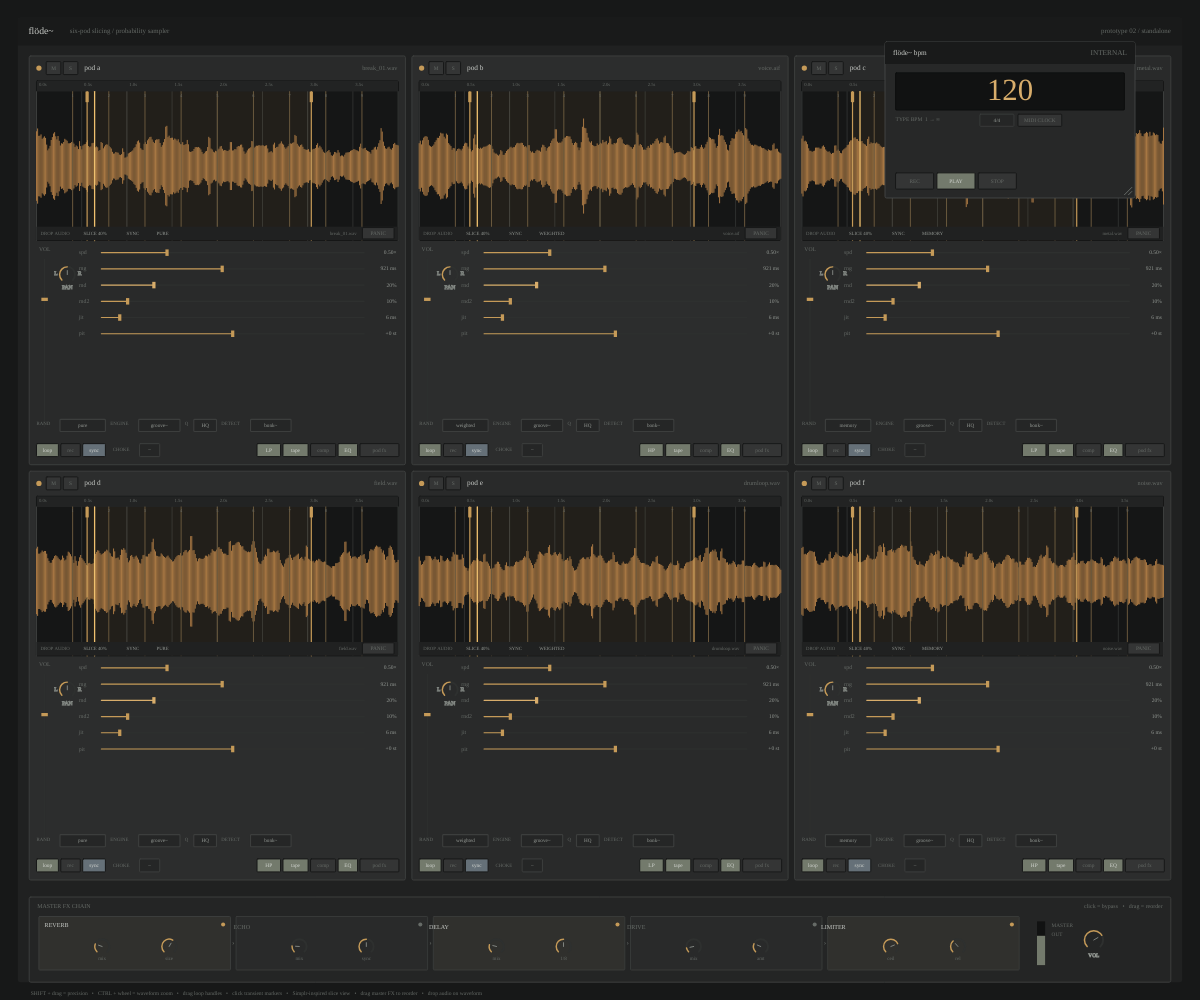
Frame 1 (no input)
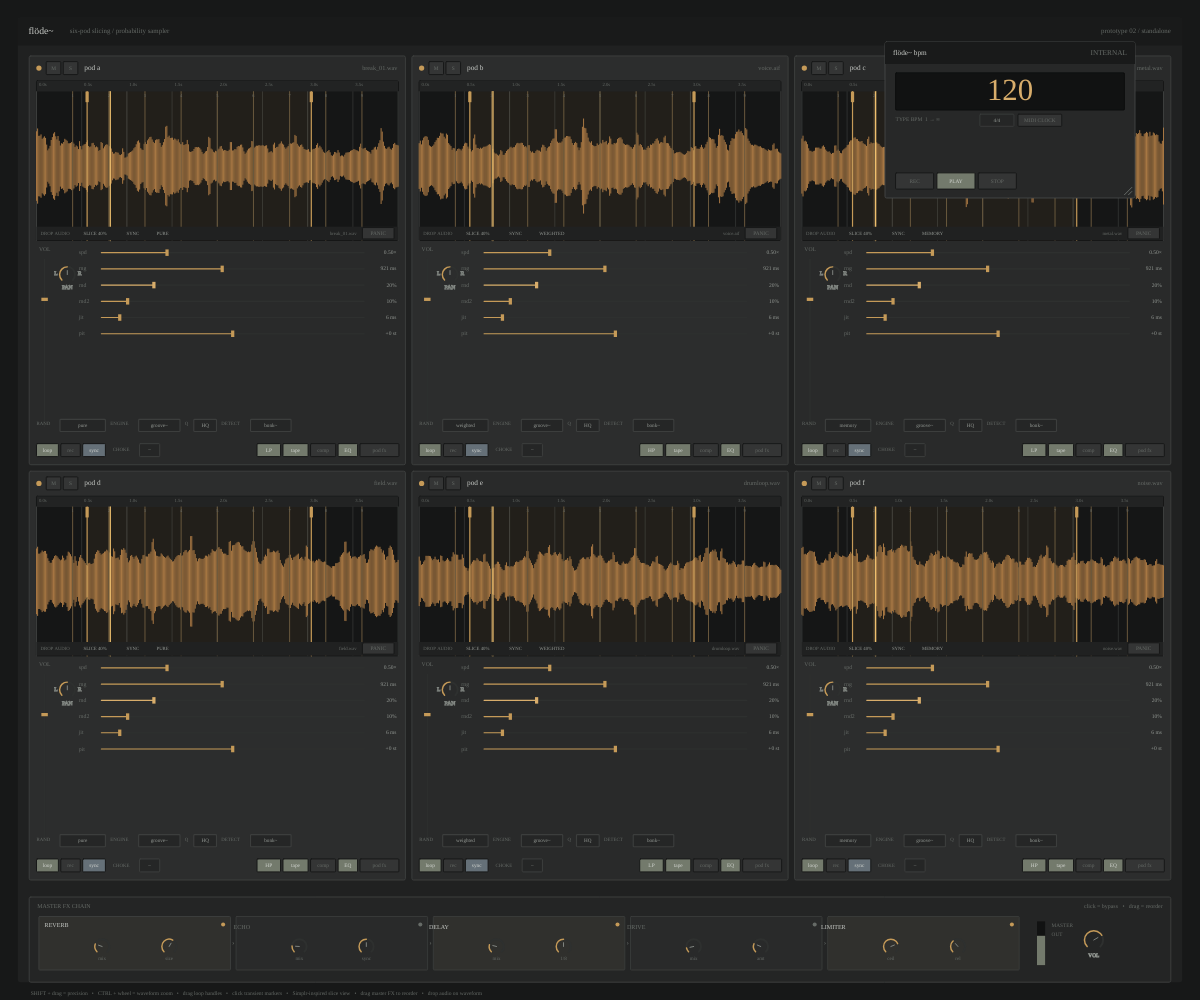
Frame 60 (no input)
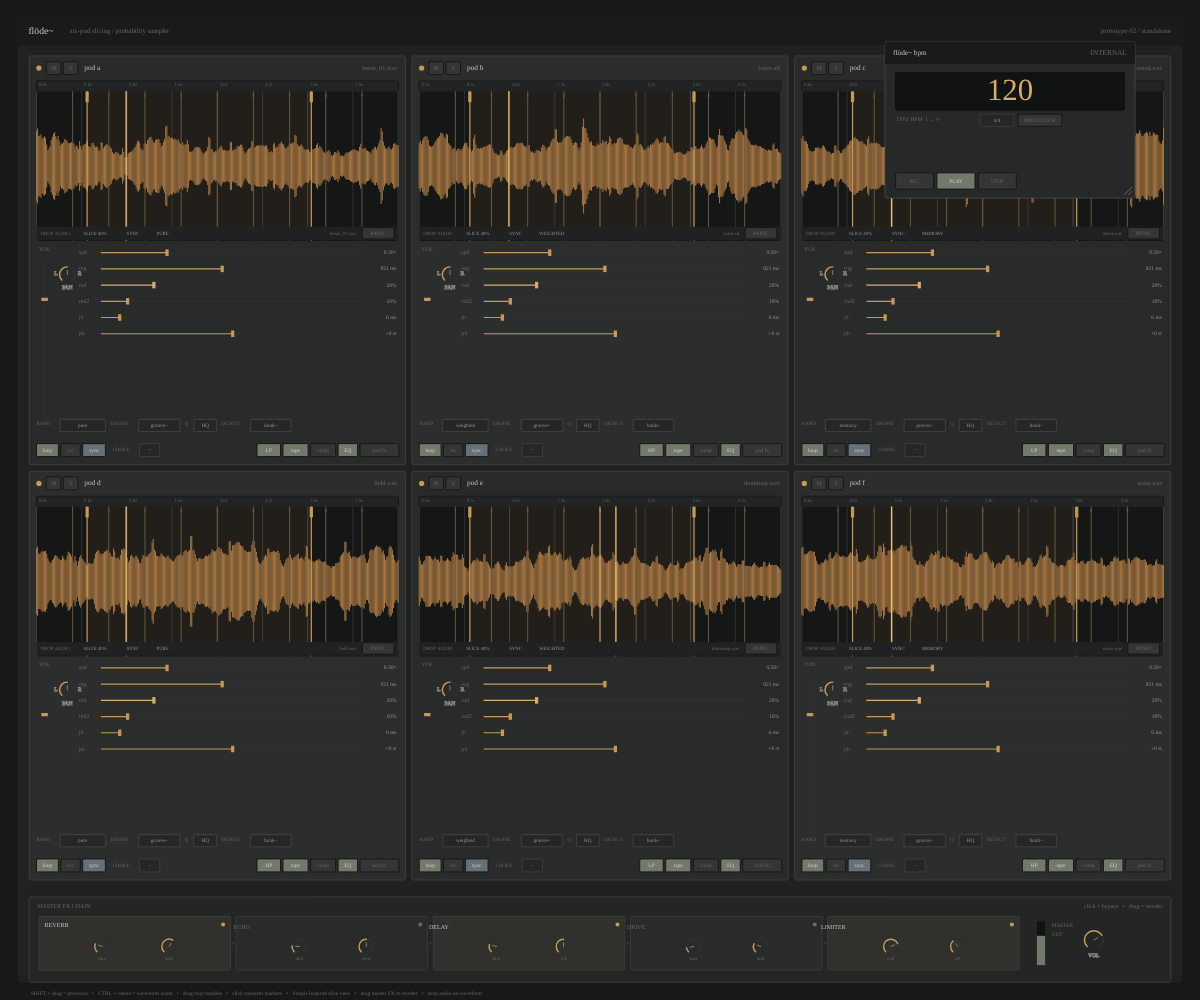
Frame 120 (the mouse pressed at the canvas centre since frame 60)

The p5.js sketch that drew these frames (run headless with seeded random() and noise() and a simulated clock; from frame 60 on, the mouse is pressed at the canvas centre):

// p5.js sketch
// ── sketch.js
// flöde~ — p5.js concept prototype
// UI/UX visual representation of the confirmed six-pod Max/MSP instrument.
// No DSP is implemented here; dropped audio is decoded only to draw real waveforms.

const C={
  bg:'#171818',app:'#202121',title:'#191a1a',pod:'#292a2a',pod2:'#2c2d2d',
  inset:'#111212',line:'#3c3e3d',line2:'#2e302f',text:'#c8cbc7',text2:'#949994',
  text3:'#666b67',amber:'#c59a58',amber2:'#d8ad6b',olive:'#737a6c',red:'#865e55',
  blue:'#657078',wave:'#e8a047',waveDim:'#a77743'
};
const TIMESIGS=['4/4','3/4','2/4','6/8','5/4','7/8','9/8','12/8','2/2','5/8'];
const RANDOM_MODES=['pure','weighted','memory'];
const ENGINES=['groove~','play~'];
const QUALITY=['HQ','LO'];
const DETECT=['bonk~','sigmund~'];
const CHOKES=['–','A','B','C','D','E'];

let pods=[], bpmWin, masterFX, cvs, uiScale=1, activeDrag=null;

function setup(){
  cvs=createCanvas(windowWidth,windowHeight);
  pixelDensity(Math.min(2,window.devicePixelRatio||1));
  textFont('Helvetica Neue, Helvetica, Arial, sans-serif');
  for(let i=0;i<6;i++) pods.push(new Pod(i));
  bpmWin=new BPMWindow();
  masterFX=new MasterFXChain();
  cvs.drop(handleDroppedFile);
}

function draw(){
  background(C.bg); computeScale(); drawMainWindow();
  pods.forEach(p=>{p.layout();p.draw();});
  masterFX.layout(); masterFX.draw();
  bpmWin.draw(); drawFooter();
}

function computeScale(){uiScale=constrain(Math.min(width/1480,height/900),.72,1.25)}
function S(v){return v*uiScale}

function drawMainWindow(){
  const x=S(22),y=S(22),w=width-S(44),h=height-S(44);
  noStroke();fill(C.app);rect(x,y,w,h,S(3));
  fill(C.title);rect(x,y,w,S(34),S(3),S(3),0,0);
  fill(C.text);textSize(S(12));textAlign(LEFT,CENTER);text('flöde~',x+S(13),y+S(17));
  fill(C.text3);textSize(S(8.5));text('six-pod slicing / probability sampler',x+S(64),y+S(17));
  textAlign(RIGHT,CENTER);text('prototype 02 / standalone',x+w-S(14),y+S(17));
  textAlign(LEFT,BASELINE);
}

class Pod{
  constructor(i){
    this.i=i; this.letter=String.fromCharCode(97+i);
    this.sampleName=['break_01.wav','voice.aif','metal.wav','field.wav','drumloop.wav','noise.wav'][i];
    this.mute=false;this.solo=false;this.loop=true;this.rec=false;this.sync=true;this.fxOpen=false;
    this.filterOn=true;this.filterMode=i%2?'HP':'LP';this.satOn=true;this.compOn=false;this.eqOn=true;
    this.randomMode=RANDOM_MODES[i%3];this.engine='groove~';this.quality='HQ';this.detect='bonk~';this.choke='–';
    this.values={vol:.76,pan:0,spd:.25,rng:.46,rnd:.20,rnd2:.10,jit:.07,pit:.50,trans:.40,
      fadeIn:.10,fadeOut:.10,filter:.58,sat:.26,comp:.20,eqLow:.5,eqMid:.5,eqHigh:.5};
    this.zoom=1;this.loopStart=.14;this.loopEnd=.76;this.playhead=.16;this.seed=900+i*101;
    this.wave=this.syntheticWave();this.actualWave=false;this.selectedTransient=-1;
  }
  syntheticWave(){
    randomSeed(this.seed);noiseSeed(this.seed);let a=[];
    for(let i=0;i<320;i++){
      let env=.2+.75*noise(i*.027+this.i*2.7), detail=.25+.75*noise(i*.19+this.i*9.2);
      let tr=(i%(19+(this.i%4)*5)<2)?1.35:1;a.push(constrain(env*detail*tr,.04,1));
    } return a;
  }
  layout(){
    const m=S(36),top=S(69),gap=S(8),masterH=S(116),totalW=width-m*2;
    this.w=(totalW-gap*2)/3; const bottomTop=height-S(22)-masterH;
    const avail=bottomTop-top-S(10); this.h=(avail-gap)/2;
    const col=this.i%3,row=floor(this.i/3); this.x=m+col*(this.w+gap);this.y=top+row*(this.h+gap);
  }
  draw(){
    fill(this.i%2?C.pod2:C.pod);stroke(C.line);strokeWeight(1);rect(this.x,this.y,this.w,this.h,S(2));
    this.header();this.waveform();this.mixer();this.core();this.modes();this.fxStrip();if(this.fxOpen)this.fxDrawer();
  }
  header(){
    let y=this.y+S(7);noStroke();fill(C.amber);circle(this.x+S(12),y+S(8),S(6.5));
    miniButton(this.x+S(21),y,S(18),S(16),'M',this.mute,C.red);
    miniButton(this.x+S(42),y,S(18),S(16),'S',this.solo,C.olive);
    fill(C.text);textSize(S(9));textAlign(LEFT,CENTER);text('pod '+this.letter,this.x+S(68),y+S(8));
    fill(C.text3);textSize(S(7.7));textAlign(RIGHT,CENTER);text(this.sampleName,this.x+this.w-S(10),y+S(8));
    textAlign(LEFT,BASELINE);
  }
  waveRect(){return{x:this.x+S(9),y:this.y+S(31),w:this.w-S(18),h:max(S(92),this.h*.39)}}
  waveform(){
    const r=this.waveRect();
    fill('#151616');stroke('#0b0c0c');rect(r.x,r.y,r.w,r.h,S(1));

    // Simplr-inspired upper ruler and timing grid.
    noStroke();fill('#222323');rect(r.x,r.y,r.w,S(13));
    const divisions=8;
    for(let i=0;i<=divisions;i++){
      const gx=r.x+i/divisions*r.w;
      stroke(i%2===0?C.line:C.line2);line(gx,r.y+S(13),gx,r.y+r.h);
      if(i<divisions){noStroke();fill(C.text3);textSize(S(5.8));textAlign(LEFT,TOP);text(`${(i*.5).toFixed(1)}s`,gx+S(3),r.y+S(2));}
    }

    const lx=r.x+this.loopStart*r.w,lw=(this.loopEnd-this.loopStart)*r.w;
    noStroke();fill(197,154,88,18);rect(lx,r.y+S(13),lw,r.h-S(13));

    // Waveform is deliberately large and central, inspired by Ableton Simpler rather than copied.
    const mid=r.y+S(13)+(r.h-S(13))/2;
    stroke(this.actualWave?C.wave:C.waveDim);strokeWeight(1);
    for(let i=0;i<this.wave.length;i++){
      const xx=r.x+i/(this.wave.length-1)*r.w;
      const amp=this.wave[i]*(r.h-S(20))*.44;
      line(xx,mid-amp,xx,mid+amp);
    }

    // Slice/transient lines run through the waveform like a slicing sampler.
    const markers=max(1,floor(2+this.values.trans*22));
    for(let i=1;i<markers;i++){
      const mx=r.x+i/markers*r.w;
      stroke(i===this.selectedTransient?C.amber2:'#69583d');
      line(mx,r.y+S(13),mx,r.y+r.h);
      noStroke();fill(i===this.selectedTransient?C.amber2:C.text3);textSize(S(5.5));textAlign(CENTER,TOP);text(i,mx,r.y+S(15));
    }

    // Start/end loop handles.
    stroke(C.amber);strokeWeight(1.2);line(lx,r.y+S(13),lx,r.y+r.h);line(lx+lw,r.y+S(13),lx+lw,r.y+r.h);
    noStroke();fill(C.amber);rect(lx-S(2),r.y+S(13),S(4),S(13));rect(lx+lw-S(2),r.y+S(13),S(4),S(13));

    if(!this.mute){this.playhead+=.00085*map(this.values.spd,0,1,.35,2.4)*(this.sync?1:.91);if(this.playhead>this.loopEnd)this.playhead=this.loopStart}
    const ph=r.x+this.playhead*r.w;stroke('#f0c16f');strokeWeight(1.3);line(ph,r.y+S(13),ph,r.y+r.h);

    // Compact status strip under the waveform, in the spirit of Simpler's dense control row.
    noStroke();fill('#202121');rect(r.x,r.y+r.h-S(17),r.w,S(17));
    fill(C.text3);textSize(S(5.9));textAlign(LEFT,CENTER);
    text(this.actualWave?'SAMPLE':'DROP AUDIO',r.x+S(5),r.y+r.h-S(8.5));
    fill(C.text2);text(`SLICE ${round(this.values.trans*100)}%`,r.x+S(58),r.y+r.h-S(8.5));
    text(this.sync?'SYNC':'FREE',r.x+S(111),r.y+r.h-S(8.5));
    text(this.randomMode.toUpperCase(),r.x+S(148),r.y+r.h-S(8.5));
    textAlign(RIGHT,CENTER);fill(C.text3);text(this.sampleName,r.x+r.w-S(51),r.y+r.h-S(8.5));
    miniButton(r.x+r.w-S(44),r.y+r.h-S(16),S(39),S(14),'PANIC',false,C.red);
    textAlign(LEFT,BASELINE);
  }
  mixer(){
    const w=this.waveRect(),x=this.x+S(12),y=w.y+w.h+S(13),usable=this.h-(y-this.y)-S(57);
    fill(C.text3);noStroke();textSize(S(7));text('VOL',x,y);
    let sx=x+S(7),sy=y+S(10),sh=max(S(48),usable);stroke(C.line2);line(sx,sy,sx,sy+sh);
    let hy=sy+sh*(1-this.values.vol);noStroke();fill(C.amber);rect(sx-S(4),hy-S(2),S(8),S(4));
    let kx=x+S(35),ky=sy+S(19);drawKnob(kx,ky,S(19),this.values.pan,-1,1);
    fill(C.text3);textSize(S(7));textAlign(CENTER,TOP);text('PAN',kx,ky+S(13));textAlign(LEFT,BASELINE);
    fill(C.text3);text('L',kx-S(16),ky+S(1));text('R',kx+S(13),ky+S(1));
  }
  core(){
    const w=this.waveRect(),x=this.x+S(61),y=w.y+w.h+S(12),labelW=S(28),cw=this.w-(x-this.x)-S(11),row=S(20);
    const data=[['spd','spd',speedLabel(this.values.spd)],['rng','rng',round(map(this.values.rng,0,1,1,2000))+' ms'],
      ['rnd','rnd',round(this.values.rnd*100)+'%'],['rnd2','rnd2',round(this.values.rnd2*100)+'%'],
      ['jit','jit',round(map(this.values.jit,0,1,0,80))+' ms'],['pit','pit',pitchLabel(this.values.pit)]];
    for(let i=0;i<data.length;i++){let yy=y+i*row;if(yy>this.y+this.h-S(62))break;
      fill(C.text3);noStroke();textSize(S(7.2));textAlign(LEFT,CENTER);text(data[i][0],x,yy+S(3));
      drawSlider(x+labelW,yy,cw-labelW-S(40),this.values[data[i][1]],data[i][1]==='rnd');
      fill(C.text2);textAlign(RIGHT,CENTER);textSize(S(6.8));text(data[i][2],x+cw,yy+S(3));}
    textAlign(LEFT,BASELINE);
  }
  modes(){
    let y=this.y+this.h-S(50),x=this.x+S(9);tinyLabel(x,y,'RAND');cycleBox(x+S(29),y-S(6),S(56),S(15),this.randomMode);
    tinyLabel(x+S(91),y,'ENGINE');cycleBox(x+S(126),y-S(6),S(51),S(15),this.engine);
    tinyLabel(x+S(183),y,'Q');cycleBox(x+S(194),y-S(6),S(28),S(15),this.quality);
    let dx=x+S(228);if(dx+S(95)<this.x+this.w-S(8)){tinyLabel(dx,y,'DETECT');cycleBox(dx+S(36),y-S(6),S(50),S(15),this.detect)}
  }
  fxStrip(){
    let y=this.y+this.h-S(26),x=this.x+S(9);miniButton(x,y,S(27),S(16),'loop',this.loop,C.olive);
    miniButton(x+S(30),y,S(24),S(16),'rec',this.rec,C.red);miniButton(x+S(57),y,S(28),S(16),this.sync?'sync':'free',this.sync,C.blue);
    tinyLabel(x+S(94),y+S(8),'CHOKE');cycleBox(x+S(127),y,S(25),S(16),this.choke);
    let fxX=this.x+this.w-S(183);miniButton(fxX,y,S(29),S(16),this.filterMode,this.filterOn,C.olive);
    miniButton(fxX+S(32),y,S(31),S(16),'tape',this.satOn,C.olive);miniButton(fxX+S(66),y,S(31),S(16),'comp',this.compOn,C.olive);
    miniButton(fxX+S(100),y,S(24),S(16),'EQ',this.eqOn,C.olive);miniButton(fxX+S(127),y,S(48),S(16),this.fxOpen?'close fx':'pod fx',this.fxOpen,C.amber);
  }
  fxDrawer(){
    let x=this.x+S(7),y=this.y+this.h-S(110),w=this.w-S(14),h=S(78);
    fill('#212222');stroke(C.line);rect(x,y,w,h,S(1));
    fill(C.text3);noStroke();textSize(S(6.2));textAlign(LEFT,CENTER);text('POD FX',x+S(7),y+S(10));

    // One continuous hardware-style strip, not separate cards.
    stroke(C.line2);line(x+S(7),y+S(18),x+w-S(7),y+S(18));
    let names=[['CUT',this.values.filter],['TAPE',this.values.sat],['COMP',this.values.comp],['LOW',this.values.eqLow],['MID',this.values.eqMid],['HIGH',this.values.eqHigh]];
    for(let i=0;i<names.length;i++){
      let cx=x+S(31)+i*((w-S(62))/5);
      drawKnob(cx,y+S(42),S(21),names[i][1],0,1);
      fill(C.text3);noStroke();textSize(S(6.1));textAlign(CENTER,TOP);text(names[i][0],cx,y+S(56));
      if(i<names.length-1){stroke(C.line2);line(cx+(w-S(62))/10,y+S(25),cx+(w-S(62))/10,y+h-S(8))}
    }
    textAlign(LEFT,BASELINE);
  }
  press(mx,my){
    let hy=this.y+S(7);if(hit(mx,my,this.x+S(21),hy,S(18),S(16))){this.mute=!this.mute;return true}
    if(hit(mx,my,this.x+S(42),hy,S(18),S(16))){this.solo=!this.solo;return true}
    const w=this.waveRect();if(hit(mx,my,w.x,w.y,w.w,w.h)){
      if(hit(mx,my,w.x+w.w-S(46),w.y+S(1),S(44),S(18))){this.panic();return true}
      const ls=w.x+this.loopStart*w.w, le=w.x+this.loopEnd*w.w;
      if(abs(mx-ls)<S(8)){activeDrag={type:'loopStart',pod:this};return true}
      if(abs(mx-le)<S(8)){activeDrag={type:'loopEnd',pod:this};return true}

      const markers=max(1,floor(2+this.values.trans*22));
      let nearest=-1,nearestD=999999;
      for(let i=1;i<markers;i++){let tx=w.x+i/markers*w.w,d=abs(mx-tx);if(d<nearestD){nearest=i;nearestD=d}}
      if(nearestD<S(7)){this.selectedTransient=nearest;this.playhead=nearest/markers;return true}

      this.selectedTransient=-1;
      this.playhead=constrain((mx-w.x)/w.w,0,1);return true}
    const cx=this.x+S(61),cy=w.y+w.h+S(12),row=S(20),labelW=S(28),cw=this.w-(cx-this.x)-S(11),keys=['spd','rng','rnd','rnd2','jit','pit'];
    for(let i=0;i<keys.length;i++){let sx=cx+labelW,sy=cy+i*row,sw=cw-labelW-S(40);if(hit(mx,my,sx,sy-S(5),sw,S(12))){activeDrag={type:'slider',pod:this,key:keys[i],x:sx,w:sw,startMouse:mx,startVal:this.values[keys[i]]};this.dragSlider(mx);return true}}
    const mixX=this.x+S(12),mixY=w.y+w.h+S(13),sy=mixY+S(10),sh=max(S(48),this.h-(mixY-this.y)-S(57));
    if(hit(mx,my,mixX,sy-S(5),S(18),sh+S(10))){activeDrag={type:'vol',pod:this,y:sy,h:sh,startMouse:my,startVal:this.values.vol};this.dragVol(my);return true}
    if(dist(mx,my,mixX+S(35),sy+S(19))<S(18)){activeDrag={type:'pan',pod:this,startMouse:my,startVal:this.values.pan};return true}
    let my0=this.y+this.h-S(56),mx0=this.x+S(9);if(hit(mx,my,mx0+S(29),my0,S(56),S(18))){this.randomMode=nextIn(RANDOM_MODES,this.randomMode);return true}
    if(hit(mx,my,mx0+S(126),my0,S(51),S(18))){this.engine=nextIn(ENGINES,this.engine);return true}
    if(hit(mx,my,mx0+S(194),my0,S(28),S(18))){this.quality=nextIn(QUALITY,this.quality);return true}
    let dx=mx0+S(228);if(hit(mx,my,dx+S(36),my0,S(50),S(18))){this.detect=nextIn(DETECT,this.detect);return true}
    let by=this.y+this.h-S(26),bx=this.x+S(9);if(hit(mx,my,bx,by,S(27),S(16))){this.loop=!this.loop;return true}
    if(hit(mx,my,bx+S(30),by,S(24),S(16))){this.rec=!this.rec;return true}
    if(hit(mx,my,bx+S(57),by,S(28),S(16))){this.sync=!this.sync;return true}
    if(hit(mx,my,bx+S(127),by,S(25),S(16))){this.choke=nextIn(CHOKES,this.choke);return true}
    let fxX=this.x+this.w-S(183);if(hit(mx,my,fxX,by,S(29),S(16))){this.filterMode=this.filterMode==='LP'?'HP':'LP';this.filterOn=true;return true}
    if(hit(mx,my,fxX+S(32),by,S(31),S(16))){this.satOn=!this.satOn;return true}
    if(hit(mx,my,fxX+S(66),by,S(31),S(16))){this.compOn=!this.compOn;return true}
    if(hit(mx,my,fxX+S(100),by,S(24),S(16))){this.eqOn=!this.eqOn;return true}
    if(hit(mx,my,fxX+S(127),by,S(48),S(16))){this.fxOpen=!this.fxOpen;return true}
    return false;
  }
  dragSlider(mx){let d=activeDrag;if(!d||d.pod!==this)return;let precision=keyIsDown(SHIFT);this.values[d.key]=precision?constrain(d.startVal+(mx-d.startMouse)/d.w*.15,0,1):constrain((mx-d.x)/d.w,0,1)}
  dragVol(my){let d=activeDrag;if(!d||d.pod!==this)return;let precision=keyIsDown(SHIFT);this.values.vol=precision?constrain(d.startVal+(d.startMouse-my)/d.h*.15,0,1):constrain(1-(my-d.y)/d.h,0,1)}
  drag(mx,my){
    let d=activeDrag;if(!d||d.pod!==this)return;
    if(d.type==='slider')this.dragSlider(mx);
    if(d.type==='vol')this.dragVol(my);
    if(d.type==='pan'){let precision=keyIsDown(SHIFT),sens=precision?.002:.01;this.values.pan=constrain(d.startVal+(d.startMouse-my)*sens,-1,1)}
    if(d.type==='loopStart'){let r=this.waveRect();this.loopStart=constrain((mx-r.x)/r.w,0,this.loopEnd-.01);this.playhead=max(this.playhead,this.loopStart)}
    if(d.type==='loopEnd'){let r=this.waveRect();this.loopEnd=constrain((mx-r.x)/r.w,this.loopStart+.01,1);this.playhead=min(this.playhead,this.loopEnd)}
  }
  panic(){this.loop=true;this.filterOn=this.satOn=this.compOn=this.eqOn=false;this.values.filter=.5;this.values.sat=0;this.values.comp=0;this.values.eqLow=this.values.eqMid=this.values.eqHigh=.5;this.playhead=constrain(ceil(this.playhead*16)/16,this.loopStart,this.loopEnd)}
  zoomWave(delta){this.zoom=constrain(this.zoom*(delta<0?1.13:.885),.5,12)}
}

class BPMWindow{
  constructor(){this.x=width-S(315);this.y=S(42);this.w=S(250);this.h=S(156);this.bpm='120';this.play=true;this.rec=false;this.external=false;this.timesig='4/4';this.editing=false;this.dragging=false;this.resizing=false}
  draw(){
    this.w=max(S(190),this.w);this.h=max(S(142),this.h);fill('#272828');stroke('#4a4c4b');rect(this.x,this.y,this.w,this.h,S(2));
    fill(C.title);noStroke();rect(this.x,this.y,this.w,S(27),S(2),S(2),0,0);fill(C.text);textSize(S(9));textAlign(LEFT,CENTER);text('flöde~ bpm',this.x+S(10),this.y+S(13.5));
    fill(C.text3);textAlign(RIGHT,CENTER);text(this.external?'EXT MIDI':'INTERNAL',this.x+this.w-S(10),this.y+S(13.5));
    let nx=this.x+S(13),ny=this.y+S(38),nw=this.w-S(26),nh=S(46);fill(C.inset);stroke('#0c0d0d');rect(nx,ny,nw,nh,S(1));
    fill(C.amber2);noStroke();textAlign(CENTER,CENTER);textSize(constrain(this.w*.125,S(23),S(38)));text(this.editing&&this.bpm===''?'|':this.bpm,nx+nw/2,ny+nh/2+S(1));
    fill(C.text3);textSize(S(6.8));textAlign(LEFT,CENTER);text('TYPE BPM  1 → ∞',nx,ny+nh+S(12));cycleBox(nx+S(104),ny+nh+S(5),S(42),S(15),this.timesig);miniButton(nx+S(151),ny+nh+S(5),S(54),S(15),'MIDI CLOCK',this.external,C.blue);
    let by=this.y+this.h-S(31);miniButton(this.x+S(13),by,S(47),S(20),'REC',this.rec,C.red);miniButton(this.x+S(64),by,S(47),S(20),'PLAY',this.play,C.olive);miniButton(this.x+S(115),by,S(47),S(20),'STOP',!this.play,C.red);
    stroke(C.text3);line(this.x+this.w-S(13),this.y+this.h-S(4),this.x+this.w-S(4),this.y+this.h-S(13));line(this.x+this.w-S(8),this.y+this.h-S(4),this.x+this.w-S(4),this.y+this.h-S(8));textAlign(LEFT,BASELINE);
  }
  press(mx,my){
    if(dist(mx,my,this.x+this.w,this.y+this.h)<S(20)){this.resizing=true;return true}
    if(hit(mx,my,this.x,this.y,this.w,S(27))){this.dragging=true;this.dx=mx-this.x;this.dy=my-this.y;return true}
    let nx=this.x+S(13),ny=this.y+S(38),nw=this.w-S(26),nh=S(46);if(hit(mx,my,nx,ny,nw,nh)){this.editing=true;this.bpm='';return true}
    if(hit(mx,my,nx+S(104),ny+nh+S(5),S(42),S(15))){this.timesig=nextIn(TIMESIGS,this.timesig);return true}
    if(hit(mx,my,nx+S(151),ny+nh+S(5),S(54),S(15))){this.external=!this.external;return true}
    let by=this.y+this.h-S(31);if(hit(mx,my,this.x+S(13),by,S(47),S(20))){this.rec=!this.rec;return true}
    if(hit(mx,my,this.x+S(64),by,S(47),S(20))){this.play=true;return true}
    if(hit(mx,my,this.x+S(115),by,S(47),S(20))){this.play=false;return true}return false;
  }
  drag(mx,my){if(this.dragging){this.x=mx-this.dx;this.y=my-this.dy}if(this.resizing){this.w=max(S(190),mx-this.x);this.h=max(S(142),my-this.y)}}
  release(){this.dragging=false;this.resizing=false}
}

class MasterFXChain{
  constructor(){this.modules=[
    {name:'REVERB',on:true,a:'mix',av:.24,b:'size',bv:.61},{name:'ECHO',on:false,a:'mix',av:.18,b:'sync',bv:.5},
    {name:'DELAY',on:true,a:'mix',av:.22,b:'1/8',bv:.5},{name:'DRIVE',on:false,a:'mix',av:.12,b:'amt',bv:.25},{name:'LIMITER',on:true,a:'ceil',av:.75,b:'rel',bv:.35}
  ];this.dragIndex=-1;this.dragX=0;this.dragging=false}
  layout(){this.x=S(36);this.h=S(105);this.y=height-S(22)-this.h;this.w=width-S(72)}
  draw(){
    fill('#242525');stroke(C.line);rect(this.x,this.y,this.w,this.h,S(2));fill(C.text3);noStroke();textSize(S(7.3));text('MASTER FX CHAIN',this.x+S(10),this.y+S(14));
    textAlign(RIGHT,BASELINE);text('click = bypass   •   drag = reorder',this.x+this.w-S(10),this.y+S(14));textAlign(LEFT,BASELINE);
    let sx=this.x+S(12),yy=this.y+S(24),gap=S(7),transportW=S(175),avail=this.w-S(24)-transportW,mw=(avail-gap*4)/5;
    for(let i=0;i<this.modules.length;i++){
      let mx=sx+i*(mw+gap);
      this.module(this.modules[i],mx,yy,mw,S(66),i===this.dragIndex&&this.dragging);
      if(i<this.modules.length-1){fill(C.text3);noStroke();textSize(S(9));textAlign(CENTER,CENTER);text('›',mx+mw+gap/2,yy+S(33))}
    }
    textAlign(LEFT,BASELINE);
    let tx=this.x+this.w-transportW+S(10);drawVerticalMeter(tx,this.y+S(30),S(10),S(54),.67);fill(C.text3);noStroke();textSize(S(6.5));text('MASTER',tx+S(18),this.y+S(37));text('OUT',tx+S(18),this.y+S(48));drawKnob(tx+S(70),this.y+S(53),S(23),.72,0,1);textAlign(CENTER,TOP);text('VOL',tx+S(70),this.y+S(69));textAlign(LEFT,BASELINE)
  }
  module(m,x,y,w,h,dragging=false){fill(dragging?'#393832':(m.on?'#30302d':'#292a2a'));stroke(C.line);rect(x,y,w,h,S(1));noStroke();fill(m.on?C.text:C.text3);textSize(S(7.5));text(m.name,x+S(7),y+S(13));fill(m.on?C.amber:C.text3);circle(x+w-S(9),y+S(10),S(5));drawKnob(x+w*.33,y+S(37),S(18),m.av,0,1);drawKnob(x+w*.68,y+S(37),S(18),m.bv,0,1);fill(C.text3);noStroke();textSize(S(6.2));textAlign(CENTER,TOP);text(m.a,x+w*.33,y+S(49));text(m.b,x+w*.68,y+S(49));textAlign(LEFT,BASELINE)}
  press(mx,my){
    let sx=this.x+S(12),yy=this.y+S(24),gap=S(7),transportW=S(175),avail=this.w-S(24)-transportW,mw=(avail-gap*4)/5;
    for(let i=0;i<this.modules.length;i++){
      let x=sx+i*(mw+gap);
      if(hit(mx,my,x,yy,mw,S(66))){
        this.dragIndex=i;this.dragX=mx;this.dragging=true;
        activeDrag={type:'masterFX',master:this,startX:mx,startIndex:i,mw:mw,gap:gap,sx:sx};
        return true;
      }
    }
    return false
  }
  drag(mx,my){
    if(!this.dragging||this.dragIndex<0)return;
    let d=activeDrag;if(!d||d.type!=='masterFX')return;
    let center=(mx-d.sx)/(d.mw+d.gap);
    let target=constrain(round(center-.5),0,this.modules.length-1);
    if(target!==this.dragIndex){
      let item=this.modules.splice(this.dragIndex,1)[0];
      this.modules.splice(target,0,item);
      this.dragIndex=target;
    }
  }
  release(mx,my){
    if(!this.dragging)return;
    // A near-stationary click toggles bypass; a real drag only reorders.
    let d=activeDrag;
    if(d&&d.type==='masterFX'&&abs(mx-d.startX)<S(5)&&this.dragIndex>=0){
      this.modules[this.dragIndex].on=!this.modules[this.dragIndex].on;
    }
    this.dragging=false;this.dragIndex=-1;
  }
}

function mousePressed(){if(bpmWin.press(mouseX,mouseY))return;for(const p of pods)if(p.press(mouseX,mouseY))return;masterFX.press(mouseX,mouseY)}
function mouseDragged(){bpmWin.drag(mouseX,mouseY);if(activeDrag?.pod)activeDrag.pod.drag(mouseX,mouseY);if(activeDrag?.type==='masterFX')masterFX.drag(mouseX,mouseY)}
function mouseReleased(){bpmWin.release();masterFX.release(mouseX,mouseY);activeDrag=null}
function mouseWheel(e){if(keyIsDown(CONTROL)){for(const p of pods){let r=p.waveRect();if(hit(mouseX,mouseY,r.x,r.y,r.w,r.h)){p.zoomWave(e.delta);return false}}}}
function keyTyped(){if(bpmWin.editing&&key>='0'&&key<='9'){bpmWin.bpm+=key;return false}}
function keyPressed(){if(bpmWin.editing){if(keyCode===BACKSPACE){bpmWin.bpm=bpmWin.bpm.slice(0,-1);return false}if(keyCode===ENTER){let n=parseInt(bpmWin.bpm,10);bpmWin.bpm=String(Number.isFinite(n)?max(1,n):120);bpmWin.editing=false;return false}if(keyCode===ESCAPE){if(bpmWin.bpm==='')bpmWin.bpm='120';bpmWin.editing=false;return false}}}
function windowResized(){resizeCanvas(windowWidth,windowHeight)}

function handleDroppedFile(file){let target=null;for(const p of pods){let r=p.waveRect();if(hit(mouseX,mouseY,r.x,r.y,r.w,r.h)){target=p;break}}if(!target)return;if(file.type!=='audio'){target.sampleName='not_audio';return}target.sampleName=file.name||'audio';decodeWave(file.file,target)}
function decodeWave(blob,pod){let reader=new FileReader();reader.onload=async e=>{try{let ctx=new(window.AudioContext||window.webkitAudioContext)(),buf=await ctx.decodeAudioData(e.target.result.slice(0)),data=buf.getChannelData(0),bins=320,step=max(1,floor(data.length/bins)),arr=[];for(let i=0;i<bins;i++){let peak=0,start=i*step,end=min(data.length,start+step);for(let j=start;j<end;j++)peak=max(peak,abs(data[j]));arr.push(constrain(peak,.01,1))}pod.wave=arr;pod.actualWave=true;ctx.close()}catch(err){console.warn(err)}};reader.readAsArrayBuffer(blob)}

function drawSlider(x,y,w,v,accent=false){stroke(C.line2);strokeWeight(S(1.4));line(x,y+S(3),x+w,y+S(3));stroke(accent?C.amber2:C.amber);line(x,y+S(3),x+w*v,y+S(3));noStroke();fill(accent?C.amber2:C.amber);rect(x+w*v-S(2),y-S(1),S(4),S(8))}
function drawKnob(x,y,d,value,min,max){let n=constrain(map(value,min,max,0,1),0,1);noFill();stroke(C.line2);strokeWeight(S(2.5));arc(x,y,d,d,radians(135),radians(405));stroke(C.amber);strokeWeight(S(1.8));arc(x,y,d,d,radians(135),lerp(radians(135),radians(405),n));let a=lerp(radians(135),radians(405),n);stroke(C.text2);strokeWeight(S(1));line(x,y,x+cos(a)*d*.26,y+sin(a)*d*.26)}
function drawVerticalMeter(x,y,w,h,v){fill(C.inset);noStroke();rect(x,y,w,h);fill(C.olive);rect(x,y+h*(1-v),w,h*v)}
function miniButton(x,y,w,h,label,active,col=C.olive){fill(active?col:'#343535');stroke('#171818');strokeWeight(1);rect(x,y,w,h,S(1));fill(active?'#d4d7d2':C.text3);noStroke();textAlign(CENTER,CENTER);textSize(S(6.6));text(label,x+w/2,y+h/2+S(.2));textAlign(LEFT,BASELINE)}
function cycleBox(x,y,w,h,label){fill('#252626');stroke(C.line);rect(x,y,w,h,S(1));fill(C.text2);noStroke();textAlign(CENTER,CENTER);textSize(S(6.4));let t=String(label);if(t.length>9)t=t.slice(0,9);text(t,x+w/2,y+h/2);textAlign(LEFT,BASELINE)}
function tinyLabel(x,y,label){fill(C.text3);noStroke();textSize(S(6));textAlign(LEFT,CENTER);text(label,x,y);textAlign(LEFT,BASELINE)}
function drawFooter(){fill(C.text3);noStroke();textSize(S(6.8));textAlign(LEFT,BOTTOM);text('SHIFT + drag = precision   •   CTRL + wheel = waveform zoom   •   drag loop handles   •   click transient markers   •   Simplr-inspired slice view   •   drag master FX to reorder   •   drop audio on waveform',S(38),height-S(5));textAlign(LEFT,BASELINE)}
function hit(mx,my,x,y,w,h){return mx>=x&&mx<=x+w&&my>=y&&my<=y+h}
function nextIn(arr,current){return arr[(arr.indexOf(current)+1)%arr.length]}
function speedLabel(v){let r=.25*Math.pow(16,v);return r.toFixed(r<1?2:1)+'×'}
function pitchLabel(v){let s=Math.round(map(v,0,1,-24,24));return (s>=0?'+':'')+s+' st'}
